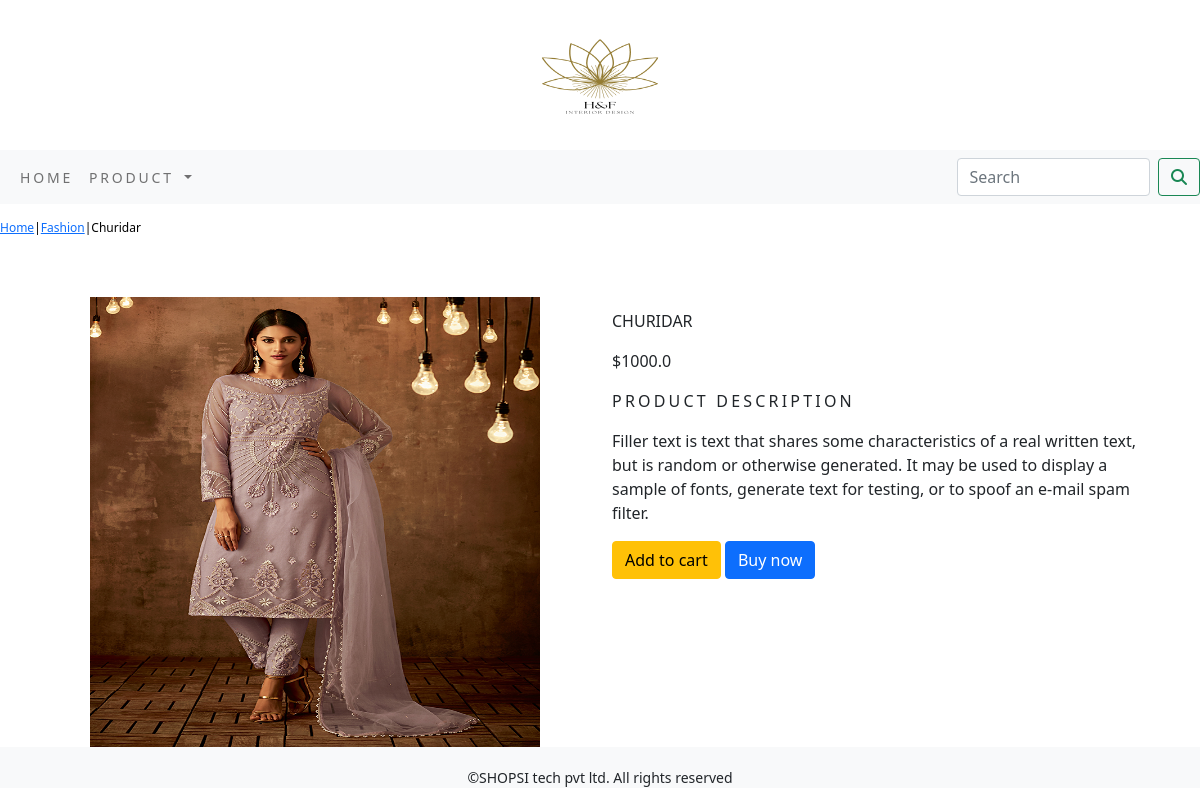
/shop/fashion/churidar/, run on the app's committed database.
### shop/models.py (models this page shows, shortened)
class Product(models.Model):
    name=models.CharField(max_length=250,unique=True)
    slug = models.SlugField(max_length=250, unique=True)
    description = models.TextField(blank=True)
    image = models.ImageField(upload_to='product',blank=True)
    price= models.DecimalField(max_digits=10,decimal_places=True)
    category= models.ForeignKey(Category,on_delete=models.CASCADE)
    stock = models.IntegerField()
    available = models.BooleanField(default=True)
    created = models.DateTimeField(auto_now_add=True)
    updated = models.DateTimeField(auto_now_add=True)
    class Meta:
        ordering=('name',)
        verbose_name='product'
        verbose_name_plural='products'

class Category(models.Model):
    name=models.CharField(max_length=250,unique=True)
    slug = models.SlugField(max_length=250, unique=True)
    description = models.TextField(blank=True)
    image = models.ImageField(upload_to='category',blank=True)
    class Meta:
        ordering=('name',)
        verbose_name='category'
        verbose_name_plural='categories'
    def get_url(self):
        return reverse('shop:products_by_category',args=[self.slug])
    def __str__(self):
        return '{}'.format(self.name)

### shop/views.py (the view)
# urls.py: path('<slug:c_slug>/<slug:product_slug>/',views.proDetail,name='prodCatdetail'),
def proDetail(request,c_slug,product_slug):
    try:
        product=Product.objects.get(category__slug=c_slug,slug=product_slug)
    except Exception as e:
        raise e
    return render(request,"product.html",{'product':product})

### cart/context_processors.py (called while the page is built)
def counter(request):
    item_count=0
    if 'admin' in request.path:
        return {}
    else:
        try:
            cart=Cart.objects.filter(cart_id=_cart_id(request))
            car_items=CartItem.objects.all().filter(cart=cart[:1])
            for cart_item in car_items:
                item_count+=cart_item.quantity
        except Cart.DoesNotExist:
            item_count=0
    return dict(item_count=item_count)

### cart/views.py (called while the page is built)
def _cart_id(request):
    cart=request.session.session_key
    if not cart:
        cart=request.session.create()
    return cart

### shop/context_processors.py (called while the page is built)
def menu_links(request):
    links=Category.objects.all()
    return dict(links=links)

### template/product.html (shortened to what this page needs)
{% extends 'base.html' %}
{% load static %}
{% block content %}
<div class="row my_prod_row_class">
    <div class="mx_auto">
        <p><a href="{% url 'shop:allProdCat' %}">Home</a>|<a href="{{product.category.get_url}}">{{product.category}}</a>|{{product.name}}</p>
    </div>
</div>
<div class="container">
<br>
<div class="row">
    <div class="col-12 col-sm-12 col-lg-6 text-center">
        <div style="min-width:18rem">
            <img src="{{product.image.url}}" alt="{{product.name}}" width="450" height="450">
        </div>
    </div>
        <div class="col-12 col-sm-12 col-lg-6">
            <div>
            <h1 class="my_prod_title">{{product.name}}</h1>
            <p>${{product.price}}</p>
            <p class="my_title">Product Description<p>
            <p class="text-justify my_prod_text">{{product.description}}</p>
            {% if product.stock <= 0 %}
            <p class="text-justify my_prod_text"><b>Out Of Stock</b></p>
            {% else %}
            <a class="btn btn-warning" href="{% url 'cart:add_cart' product.id %}">Add to cart</a>
                <a class="btn btn-primary" href="#">Buy now</a>
            {% endif %}
                </div>
        </div>
    </div>
    </div>
{% endblock %}

### static/css/custom.css (style rules this page uses)
body { font-family: 'Roboto', sans-serif; }
.my_title { font-size:16px; text-transform:uppercase; letter-spacing:.2em; }
.my_prod_row_class { padding-top:15px; padding-bottom:20px; }
.my_prod_row_class .mx_auto { color:#000; font-size:12px; text-decoration:none; }
.my_prod_title { font-size:16px; text-transform:uppercase; letter-sapcing:.2em; padding-top:15px; padding-bottom:10px; }
.my_prod_text { padding-right:20px; }

### data on the page
Product: category "Fashion", name "Churidar", image (picture), name "CHURIDAR", price "1000.0", description "Filler text is text that shares some characteristics of a real written text, but is random or otherwise generated. It may be used to display a sample of fonts, generate text for testing, or to spoof an e-mail spam filter."
